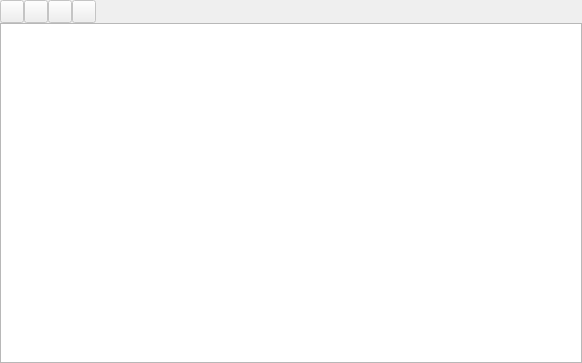
<?xml version="1.0" encoding="UTF-8"?>
<ui version="4.0">
 <class>QueueView</class>
 <widget class="QWidget" name="QueueView">
  <property name="geometry">
   <rect>
    <x>0</x>
    <y>0</y>
    <width>582</width>
    <height>363</height>
   </rect>
  </property>
  <property name="windowTitle">
   <string>QueueView</string>
  </property>
  <property name="windowIcon">
   <iconset>
    <normaloff>:/icons/64x64/strawberry.png</normaloff>:/icons/64x64/strawberry.png</iconset>
  </property>
  <layout class="QVBoxLayout" name="layout_queueview">
   <property name="spacing">
    <number>0</number>
   </property>
   <property name="leftMargin">
    <number>0</number>
   </property>
   <property name="topMargin">
    <number>0</number>
   </property>
   <property name="rightMargin">
    <number>0</number>
   </property>
   <property name="bottomMargin">
    <number>0</number>
   </property>
   <item>
    <layout class="QVBoxLayout" name="verticalLayout">
     <property name="spacing">
      <number>0</number>
     </property>
     <item>
      <layout class="QHBoxLayout" name="horizontalLayout">
       <item>
        <widget class="QToolButton" name="move_down">
         <property name="enabled">
          <bool>false</bool>
         </property>
         <property name="toolTip">
          <string>Move down</string>
         </property>
         <property name="iconSize">
          <size>
           <width>16</width>
           <height>16</height>
          </size>
         </property>
         <property name="shortcut">
          <string>Ctrl+Up</string>
         </property>
        </widget>
       </item>
       <item>
        <widget class="QToolButton" name="move_up">
         <property name="enabled">
          <bool>false</bool>
         </property>
         <property name="toolTip">
          <string>Move up</string>
         </property>
         <property name="iconSize">
          <size>
           <width>16</width>
           <height>16</height>
          </size>
         </property>
         <property name="shortcut">
          <string>Ctrl+Down</string>
         </property>
        </widget>
       </item>
       <item>
        <widget class="QToolButton" name="remove">
         <property name="enabled">
          <bool>false</bool>
         </property>
         <property name="toolTip">
          <string>Remove</string>
         </property>
         <property name="text">
          <string/>
         </property>
        </widget>
       </item>
       <item>
        <widget class="QToolButton" name="clear">
         <property name="enabled">
          <bool>false</bool>
         </property>
         <property name="toolTip">
          <string>Clear</string>
         </property>
         <property name="iconSize">
          <size>
           <width>16</width>
           <height>16</height>
          </size>
         </property>
         <property name="shortcut">
          <string>Ctrl+K</string>
         </property>
        </widget>
       </item>
       <item>
        <spacer name="spacer">
         <property name="orientation">
          <enum>Qt::Horizontal</enum>
         </property>
         <property name="sizeHint" stdset="0">
          <size>
           <width>40</width>
           <height>20</height>
          </size>
         </property>
        </spacer>
       </item>
       <item>
        <widget class="QLabel" name="summary">
         <property name="text">
          <string/>
         </property>
        </widget>
       </item>
      </layout>
     </item>
     <item>
      <widget class="QTreeView" name="list">
       <property name="acceptDrops">
        <bool>true</bool>
       </property>
       <property name="showDropIndicator" stdset="0">
        <bool>true</bool>
       </property>
       <property name="dragEnabled">
        <bool>true</bool>
       </property>
       <property name="dragDropMode">
        <enum>QAbstractItemView::DragDrop</enum>
       </property>
       <property name="defaultDropAction">
        <enum>Qt::MoveAction</enum>
       </property>
       <property name="alternatingRowColors">
        <bool>true</bool>
       </property>
       <property name="selectionMode">
        <enum>QAbstractItemView::ExtendedSelection</enum>
       </property>
       <property name="selectionBehavior">
        <enum>QAbstractItemView::SelectRows</enum>
       </property>
       <property name="rootIsDecorated">
        <bool>false</bool>
       </property>
       <attribute name="headerVisible">
        <bool>false</bool>
       </attribute>
      </widget>
     </item>
    </layout>
   </item>
  </layout>
 </widget>
 <resources/>
 <connections/>
</ui>
